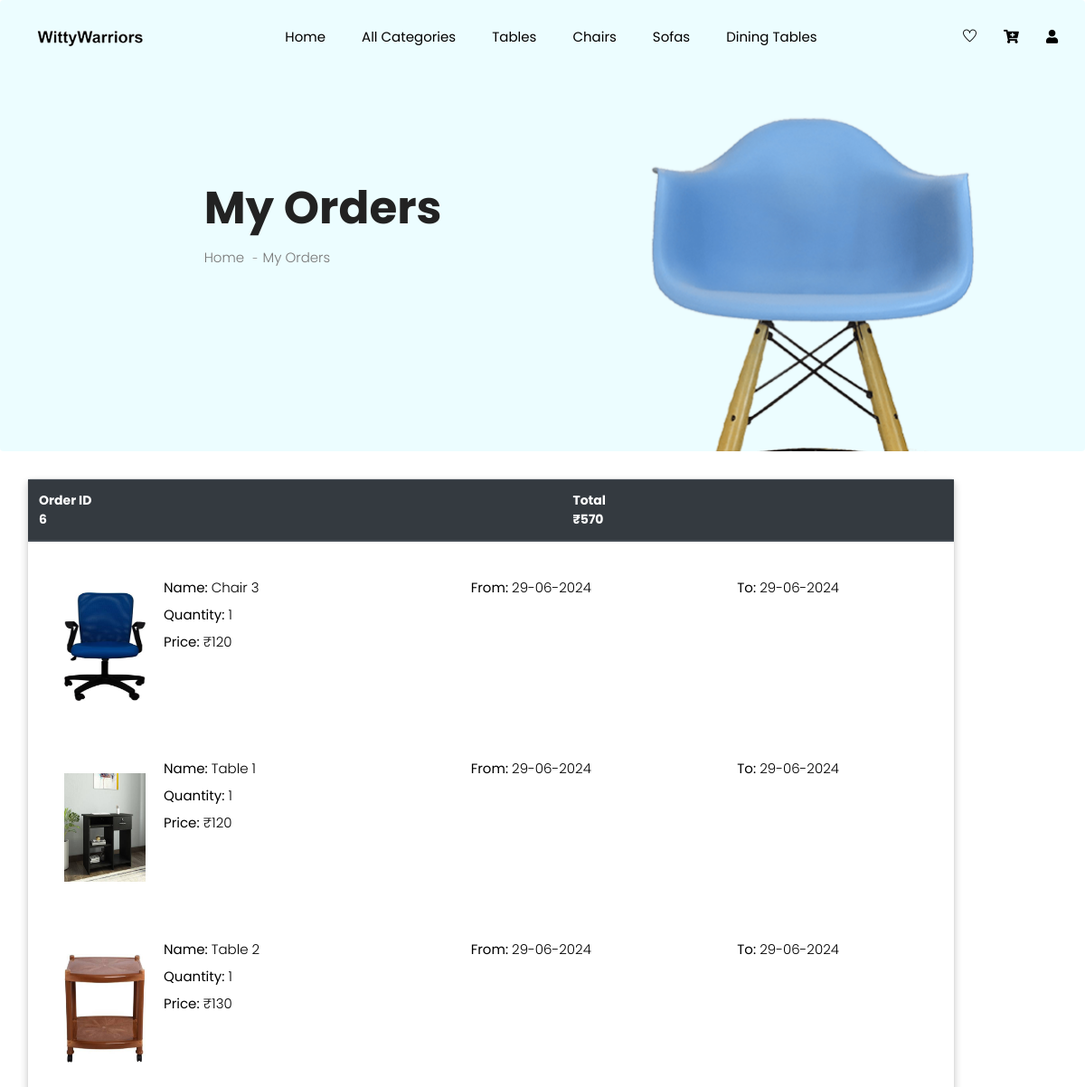
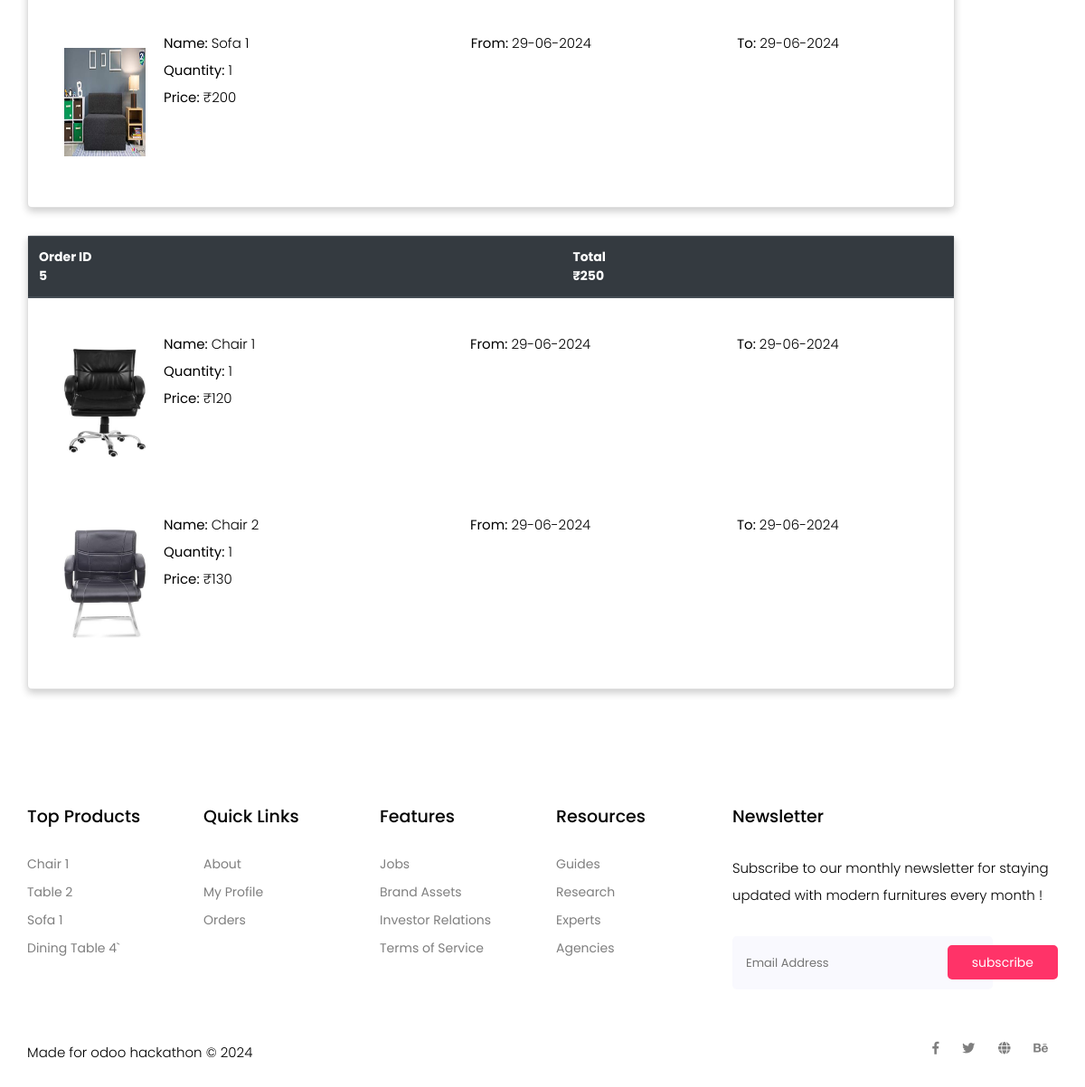
Page /orders.php (signed in) on the committed database (2 pictures, top to bottom).
### tables this page shows
CREATE TABLE `bookings` (
  `booking_id` int(11) NOT NULL,
  `user_type_id` int(11) NOT NULL,
  `user_id` int(11) NOT NULL,
  `booking_date` datetime NOT NULL,
  `date_updated` datetime NOT NULL,
  `total` float NOT NULL,
  `disc_perc` float NOT NULL,
  `disc_amt` float NOT NULL,
  `grand_total` float NOT NULL,
  `booking_status_id` int(11) NOT NULL
);

CREATE TABLE `booking_product_map` (
  `bpm_id` int(11) NOT NULL,
  `booking_id` int(11) NOT NULL,
  `product_id` int(11) NOT NULL,
  `qty` int(11) NOT NULL,
  `from_date` datetime NOT NULL,
  `to_date` datetime NOT NULL,
  `rate` float NOT NULL,
  `gst` float NOT NULL,
  `total` float NOT NULL
);

CREATE TABLE `categories` (
  `category_id` int(11) NOT NULL,
  `cat_name` varchar(100) NOT NULL,
  `date_created` datetime NOT NULL,
  `date_updated` datetime NOT NULL
);

CREATE TABLE `products` (
  `product_id` int(11) NOT NULL,
  `name` varchar(200) NOT NULL,
  `category_id` int(11) NOT NULL,
  `buying_price` float NOT NULL,
  `renting_price_per_day` float NOT NULL,
  `date_created` datetime NOT NULL,
  `date_updated` datetime NOT NULL
);

### orders.php (the view, shortened to what this page needs)
<!doctype html>
<html lang="zxx">
<head>
  <link rel="stylesheet" href="css/bootstrap.min.css">
  <link rel="stylesheet" href="css/animate.css">
  <link rel="stylesheet" href="css/owl.carousel.min.css">
  <link rel="stylesheet" href="css/nice-select.css">
  <link rel="stylesheet" href="css/all.css">
  <link rel="stylesheet" href="css/flaticon.css">
  <link rel="stylesheet" href="css/themify-icons.css">
  <link rel="stylesheet" href="css/magnific-popup.css">
  <link rel="stylesheet" href="css/slick.css">
  <link rel="stylesheet" href="css/price_rangs.css">
  <link rel="stylesheet" href="css/style.css">
</head>
<body>
  <?php session_start();
  include("header.php");
  include("config.php");
  $booking_id_stmt = "SELECT booking_id FROM bookings WHERE user_id = '" . $_SESSION['user_id'] . "' ORDER BY booking_id DESC";
  $booking_id_query = mysqli_query($dbh, $booking_id_stmt);
  $booking_id = mysqli_fetch_all($booking_id_query, MYSQLI_ASSOC);
  ?>
  <section class="breadcrumb breadcrumb_bg">
    <div class="container">
      <div class="row justify-content-center">
        <div class="col-lg-8">
          <div class="breadcrumb_iner">
            <div class="breadcrumb_iner_item">
              <h2>My Orders</h2>
              <p>Home <span>-</span>My Orders</p>
            </div>
          </div>
        </div>
      </div>
    </div>
  </section>
  <?php if (mysqli_num_rows($booking_id_query)) { ?>
    <section class="cart_area">
      <?php
      for ($i = 0; $i < mysqli_num_rows($booking_id_query); $i++) {
        $order_details_stmt = "SELECT * FROM bookings WHERE booking_id = '" . $booking_id[$i]['booking_id'] . "'";
        $order_details_query = mysqli_query($dbh, $order_details_stmt);
        $order_details = mysqli_fetch_assoc($order_details_query);
      ?>
        <div class="container">
          <a href="orderdetails.php?orderid=<?php echo $booking_id[$i]['booking_id']; ?>" onclick="document.getElementById('order <?php echo $booking_id[$i]['booking_id']; ?>').submit();">
            <div style="margin-top: 30px;" class="card">
              <div class="table-responsive">
                <table class="table">
                  <thead class="thead-dark">
                    <tr>
                      <th scope="col">Order ID<br><?php echo $order_details['booking_id']; ?> </th>
                      <th scope="col">Total<br> &#8377;<?php echo $order_details['grand_total']; ?></th>
                    </tr>
                  </thead>
                </table>
                <table class="table table-borderless">
                  <tbody>
                    <?php
                    $products_stmt = "SELECT booking_id,category_id,p.name as product_name,bpm.product_id,qty,from_date,to_date,total,p.name FROM booking_product_map bpm, products p WHERE booking_id = '" . $order_details['booking_id'] . "' AND bpm.product_id = p.product_id";
                    $products_query = mysqli_query($dbh, $products_stmt);
                    $products = mysqli_fetch_all($products_query, MYSQLI_ASSOC);
                    for ($j = 0; $j < mysqli_num_rows($products_query); $j++) {
                      $cat_name_stmt = "SELECT cat_name FROM categories WHERE category_id = '" . $products[$j]['category_id'] . "'";
                      $cat_name_query = mysqli_query($dbh, $cat_name_stmt);
                      $cat_name = mysqli_fetch_assoc($cat_name_query);
                    ?>
                      <tr>
                        <td style="padding: 20px;">
                          <div class="media">
                            <div class="d-flex">
                              <img style="margin: 20px;" width="90px" height="120px" src="img/product/categories/<?php echo $cat_name['cat_name']; ?>/<?php echo $products[$j]['product_name']; ?>/<?php echo $products[$j]['product_name']; ?> (1).jpeg" alt="" />
                            </div>
                            <div class="media-body">
                              <p><strong>Name: </strong><?php echo $products[$j]['name']; ?></p>
                              <p><strong> Quantity: </strong> <?php echo $products[$j]['qty']; ?></p>
                              <p><strong> Price: </strong>&#8377;<?php echo $products[$j]['total']; ?></p>
                            </div>
                          </div>
                        </td>
                        <td style="padding: 20px;">
                          <p> <strong> From: </strong><?php echo date_format(date_create($products[$j]['from_date']), "d-m-Y"); ?></p>
                        </td>
                        <td style="padding: 20px;">
                          <p> <strong> To: </strong><?php echo date_format(date_create($products[$j]['from_date']), "d-m-Y"); ?></p>
                        </td>
                      </tr>
                    <?php } ?>
                  </tbody>
                </table>
              </div>
            </div>
          </a>
        </div>
      <?php } ?>
    </section>
  <?php } ?>
  <?php include("footer.php"); ?>
</body>
</html>

### header.php (shortened to what this page needs)
<header class="main_menu home_menu">
    <div class="container">
        <div class="row align-items-center">
            <div class="col-lg-12">
                <nav class="navbar navbar-expand-lg navbar-light">
                    <a class="navbar-brand" href="index.php"> <img src="img/logo.png" alt="logo" target="index.php"> </a>
                    <div class="collapse navbar-collapse main-menu-item" id="navbarSupportedContent">
                        <ul class="navbar-nav">
                            <li class="nav-item">
                                <a class="nav-link" href="index.php">Home</a>
                            </li>
                            <li class="nav-item">
                                <a class="nav-link" href="category.php">All Categories</a>
                            </li>
                            <li class="nav-item">
                                <a class="nav-link" href="category.php?c=table">Tables</a>
                            </li>
                            <li class="nav-item">
                                <a class="nav-link" href="category.php?c=chair">Chairs</a>
                            </li>
                            <li class="nav-item">
                                <a class="nav-link" href="category.php?c=sofa">Sofas</a>
                            </li>
                            <li class="nav-item">
                                <a class="nav-link" href="category.php?c=dining">Dining Tables</a>
                            </li>
                        </ul>
                    </div>
                    <div class="hearer_icon d-flex">
                        <a href=""><i class="ti-heart"></i></a>
                        <a href="cart.php">
                            <i title="Cart" class="fas fa-cart-plus"></i>
                        </a>
                        <?php if (isset($_SESSION['login_status'])) { ?>
                            <div class="dropdown">
                                <a href="#" id="navbarDropdown3" role="button" data-toggle="dropdown" aria-haspopup="true" aria-expanded="false">
                                    <i class="fa fa-user" aria-hidden="true"></i>
                                </a>
                            </div>
                        <?php } else { ?>
                            <a href="login.php" style="margin-left: 15px; line-height: 30px" class="genric-btn primary small">Log In </a>
                        <?php } ?>
                    </div>
                </nav>
            </div>
        </div>
    </div>
</header>

### footer.php (shortened to what this page needs)
<footer class="footer_part">
    <div class="container">
        <div class="row justify-content-around">
            <div class="col-sm-6 col-lg-2">
                <div class="single_footer_part">
                    <h4>Top Products</h4>
                    <ul class="list-unstyled">
                        <li><a href="">Chair 1</a></li>
                        <li><a href="">Table 2</a></li>
                        <li><a href="">Sofa 1</a></li>
                        <li><a href="">Dining Table 4`</a></li>
                    </ul>
                </div>
            </div>
            <div class="col-sm-6 col-lg-2">
                <div class="single_footer_part">
                    <h4>Quick Links</h4>
                    <ul class="list-unstyled">
                        <li><a href="">About</a></li>
                        <li><a href="">My Profile</a></li>
                        <li><a href="">Orders</a></li>
                    </ul>
                </div>
            </div>
            <div class="col-sm-6 col-lg-2">
                <div class="single_footer_part">
                    <h4>Features</h4>
                    <ul class="list-unstyled">
                        <li><a href="">Jobs</a></li>
                        <li><a href="">Brand Assets</a></li>
                        <li><a href="">Investor Relations</a></li>
                        <li><a href="">Terms of Service</a></li>
                    </ul>
                </div>
            </div>
            <div class="col-sm-6 col-lg-2">
                <div class="single_footer_part">
                    <h4>Resources</h4>
                    <ul class="list-unstyled">
                        <li><a href="">Guides</a></li>
                        <li><a href="">Research</a></li>
                        <li><a href="">Experts</a></li>
                        <li><a href="">Agencies</a></li>
                    </ul>
                </div>
            </div>
            <div class="col-sm-6 col-lg-4">
                <div class="single_footer_part">
                    <h4>Newsletter</h4>
                    <p>Subscribe to our monthly newsletter for staying updated with modern furnitures every month !
                    </p>
                    <div id="mc_embed_signup">
                        <form target="_blank" action="submit" method="get" class="subscribe_form relative mail_part">
                            <input type="email" name="email" id="newsletter-form-email" placeholder="Email Address" class="placeholder hide-on-focus" onfocus="this.placeholder = ''" onblur="this.placeholder = ' Email Address '">
                            <button type="submit" name="submit" id="newsletter-submit" class="email_icon newsletter-submit button-contactForm">subscribe</button>
                        </form>
                    </div>
                </div>
            </div>
        </div>
    </div>
    <div class="copyright_part">
        <div class="container">
            <div class="row">
                <div class="col-lg-8">
                    <div class="right_text">
                        <P>
                            Made for odoo hackathon &copy; 2024
                        </P>
                    </div>
                </div>
                <div class="col-lg-4">
                    <div class="footer_icon social_icon">
                        <ul class="list-unstyled">
                            <li><a href="#" class="single_social_icon"><i class="fab fa-facebook-f"></i></a></li>
                            <li><a href="#" class="single_social_icon"><i class="fab fa-twitter"></i></a></li>
                            <li><a href="#" class="single_social_icon"><i class="fas fa-globe"></i></a></li>
                            <li><a href="#" class="single_social_icon"><i class="fab fa-behance"></i></a></li>
                        </ul>
                    </div>
                </div>
            </div>
        </div>
    </div>
</footer>

### css/all.css (style rules this page uses)
.fa, .fas, .far, .fal, .fab { -moz-osx-font-smoothing: grayscale; -webkit-font-smoothing: antialiased; display: inline-block; font-style: normal; font-variant: normal; text-rendering: auto; line-height: 1; }
.fa-behance:before { content: "\f1b4"; }
.fa-cart-plus:before { content: "\f217"; }
.fa-facebook-f:before { content: "\f39e"; }
.fa-globe:before { content: "\f0ac"; }
.fa-twitter:before { content: "\f099"; }
.fa-user:before { content: "\f007"; }
.fab { font-family: 'Font Awesome 5 Brands'; }
.fa, .fas { font-family: 'Font Awesome 5 Free'; font-weight: 900; }

### orders.php (style rules this page uses)
.card { box-shadow: 0 4px 8px 0 rgba(0, 0, 0, 0.2); transition: 0.3s; width: 90%; border-radius: 5px; }

### rows in the picture
bookings: booking_id "6", grand_total "570"
booking_product_map: product.name (picture), product.name "Chair 3", qty "1", total "120", from_date "29-06-2024"
booking_product_map: product.name (picture), product.name "Table 1", qty "1", total "120", from_date "29-06-2024"
booking_product_map: product.name (picture), product.name "Table 2", qty "1", total "130", from_date "29-06-2024"
booking_product_map: product.name (picture), product.name "Sofa 1", qty "1", total "200", from_date "29-06-2024"
bookings: booking_id "5", grand_total "250"
booking_product_map: product.name (picture), product.name "Chair 1", qty "1", total "120", from_date "29-06-2024"
booking_product_map: product.name (picture), product.name "Chair 2", qty "1", total "130", from_date "29-06-2024"
